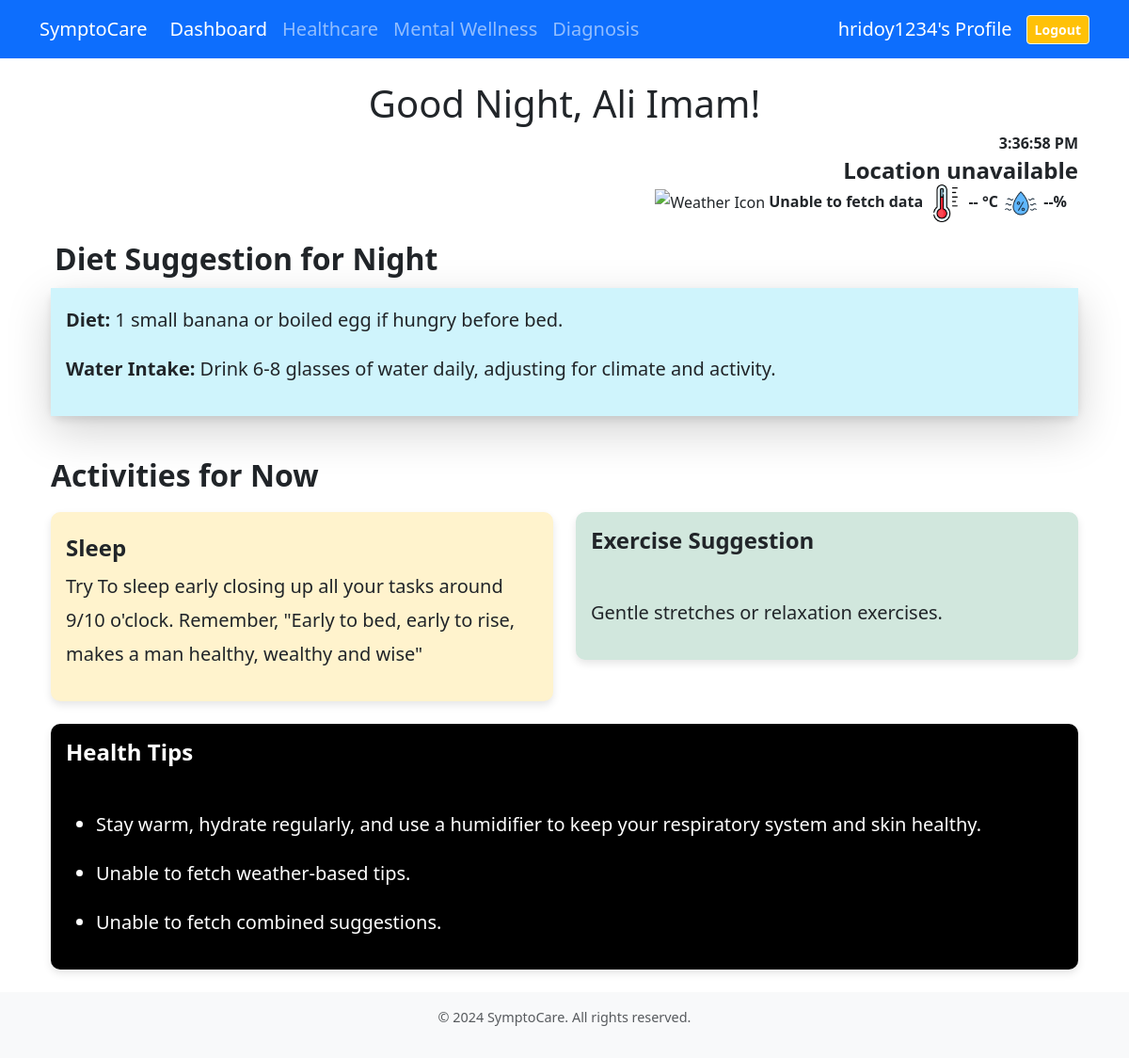
/dashbord/ (signed in), run on the app's committed database.
### dashbord/models.py (models this page shows, shortened)
class TimeBasedSuggestion(models.Model):
    TIME_PERIOD_CHOICES = [
        ('Morning', '6 AM - 10 AM'),
        ('Midday', '10 AM - 2 PM'),
        ('Afternoon', '2 PM - 6 PM'),
        ('Evening', '6 PM - 10 PM'),
        ('Night', '10 PM - 6 AM'),
    ]
    time_period = models.CharField(max_length=20, choices=TIME_PERIOD_CHOICES)
    bmi_category = models.ForeignKey(BMISuggestion, on_delete=models.CASCADE)
    diet_suggestion = models.TextField(help_text="Diet suggestions", blank=True)
    Exercise = models.CharField(max_length=150, help_text="Water intake suggestion", blank=True)
    disease = models.CharField(
        max_length=50,
        choices=[
            ('General', 'General'),
            ('Diabetes', 'Diabetes'),
            ('Heart Disease', 'Heart Disease'),
        ],
        help_text="Disease associated with this suggestion",
        default='General'
    )

class TimeBasedActivity(models.Model):
    ACTIVITY_CHOICES = [
        ('Deep Work', 'Deep Work'),
        ('Nap', 'Nap'),
        ('Sleep', 'Sleep'),
    ]
    time_period = models.CharField(
        max_length=20,
        choices=[
            ('Morning', '9 AM - 12 PM'),
            ('Afternoon', '1 PM - 3 PM'),
            ('Evening', '3 PM - 5 PM'),
            ('Night', '9 PM - 1 AM'),
        ],
        unique=True
    )
    activity_type = models.CharField(max_length=20, choices=ACTIVITY_CHOICES)
    suggestion_text = models.TextField()

### bmiInput/models.py (models this page shows, shortened)
class BMISuggestion(models.Model):
    CATEGORY_CHOICES = [
        ('Underweight', 'Underweight'),
        ('Normal', 'Normal'),
        ('Overweight', 'Overweight'),
        ('Obese', 'Obese')
    ]
    category = models.CharField(max_length=15, choices=CATEGORY_CHOICES, unique=True)
    diet_suggestion = models.TextField(default='No diet suggestion available')
    exercise_suggestion = models.TextField(default='No exercise suggestion available')
    water_intake_suggestion = models.TextField(default='No water intake suggestion available')
    sleep_suggestion = models.TextField(default='No sleep suggestion available')
    other_health_tips = models.TextField(blank=True, null=True)

### healthcare/models.py (models this page shows, shortened)
class SeasonalSuggestion(models.Model):
    season = models.ForeignKey(Season, on_delete=models.CASCADE, related_name="seasonal_suggestions")
    detailed_preventive_measures = models.TextField(help_text="Detailed suggestions for preventing seasonal diseases.")
    general_season_tips = models.CharField(max_length=255, help_text="Short tips for general health during the season.")
    additional_seasonal_advice = models.TextField(help_text="Additional health advice for this season.")

### dashbord/views.py (the view)
# urls.py: path('', views.dashbord,name="dashbord"),
def dashbord(request):
    if request.user.is_authenticated:
        try:
            user_profile = UserProfile.objects.get(user=request.user)
        except UserProfile.DoesNotExist:
            return render(request, 'dashbord/dashbord.html', {'error': 'Profile not found'})
        height = user_profile.height_value
        weight = user_profile.weight_value
        disease_history = user_profile.disease_history or "General"
        bmi_category = calculate_bmi(height, weight)
        try:
            suggestion = BMISuggestion.objects.get(category=bmi_category)
        except BMISuggestion.DoesNotExist:
            suggestion = None
        other_health_tips = suggestion.other_health_tips if suggestion else "No additional tips available."
        current_season = get_current_season()
        seasonal_suggestions = SeasonalSuggestion.objects.filter(season__name=current_season)
        current_hour = timezone.localtime().hour
        if 5 <= current_hour < 11:
            current_time_period = "Morning"
        elif 11 <= current_hour < 13:
            current_time_period = "Midday"
        elif 13 <= current_hour < 18:
            current_time_period = "Afternoon"
        elif 17 <= current_hour < 20:
            current_time_period = "Evening"
        else:
            current_time_period = "Night"
        current_suggestion = TimeBasedSuggestion.objects.filter(
            bmi_category__category=bmi_category,
            disease=disease_history,
            time_period=current_time_period
        ).first()
        time_based_activities = TimeBasedActivity.objects.filter(
            time_period=current_time_period
        )
        if 5 <= current_hour < 12:
            greeting = "Good Morning"
        elif 12 <= current_hour < 17:
            greeting = "Good Afternoon"
        elif 17 <= current_hour < 20:
            greeting = "Good Evening"
        else:
            greeting = "Good Night"
        return render(request, 'dashbord/dashbord.html', {
            'suggestion': suggestion,
            'current_time_period': current_time_period,
            'current_suggestion': current_suggestion,
            'time_based_activities': time_based_activities,
            'greeting': greeting,
            'other_health_tips':other_health_tips,
             'seasonal_suggestions': seasonal_suggestions,
        })
    return redirect('signin')

### dashbord/views.py (called while the page is built)
def calculate_bmi(height, weight):
    bmi = weight / (height ** 2)
    if bmi < 18.5:
        return 'Underweight'
    elif 18.5 <= bmi < 24.9:
        return 'Normal'
    elif 25 <= bmi < 29.9:
        return 'Overweight'
    else:
        return 'Obese'

### healthcare/models.py (called while the page is built)
    def __str__(self):
        return self.name

### healthcare/views.py (called while the page is built)
def get_current_season():
    current_month = now().month
    current_season = None
    current_season = Season.objects.filter(
        start_month__lte=current_month,
        end_month__gte=current_month
    ).first()
    if not current_season:
        if current_month == 12:  # December
            current_season = Season.objects.filter(name="Winter").first()
        elif current_month == 1 or current_month == 2:  # January and February
            current_season = Season.objects.filter(name="Winter").first()
    return current_season

### templates/dashbord/dashbord.html (shortened to what this page needs)
{% extends 'common_codes/interface.html' %}
{% load static %}
{% block main %}
    <div class="container ">
        <h1 class="text-center my-1 fs-1">{{ greeting }}, {{ user.first_name }}!</h1>
        <div class="row justify-content-end">
            <div class="col-md-14 ms-5">
                <div class=" text-end">
                    <div class="card-body d-flex flex-column ">
                        <div>
                        <strong id="currentTime" class="fs-6">Loading...</strong>
                        <h5 class="card-title">
                            <strong><span id="cityName" class="fs-4">Loading...</span></strong>
                        </h5>
                        </div>
                        <div class="container-sm">
                        <p class=" fs-6">
                            <img id="weatherIcon" src="" alt="Weather Icon" class="resize-icon">
                            <strong><span id="weatherDescription">Loading...</span></strong>
                            <img src="{% static 'images/thermometer.jpg' %}" alt="Temperature Icon" class="mx-2 mx-sm-0 resize-icon">
                            <strong><span id="temperature">--</span> °C</strong>
                            <img src="{% static 'images/humidity.jpg' %}" alt="Humidity Icon" class="mx-2 mx-sm-0 resize-icon">
                            <strong><span id="humidity">--</span>%</strong>
                        </p>
                    </div>
                    </div>
                </div>
            </div>
        </div>
        <div class="row">
            <div class="col-md-14 fs-5">
                <h2 class="p-1 text-left"><b>Diet Suggestion for {{ current_time_period }} </b></h2>
                <div class="card mb-1">
                    <div class="card-body bg-info-subtle shadow-lg ">
                        {% if current_suggestion %}
                            <p><strong>Diet:</strong> {{ current_suggestion.diet_suggestion }}</p>
                            <p><strong>Water Intake:</strong> {{ suggestion.water_intake_suggestion }}</p>
                        {% else %}
                            <p>No diet suggestion available for this time period.</p>
                        {% endif %}
                    </div>
                </div>
            </div>
        </div>
        <h2 class="section-header fs-2">Activities for Now</h2>
        <div class="row">
            <div class="col-md-6 fs-5">
                <div class="card mb-4 bg-warning-subtle">
                    <div class="card-body">
                        {% for activity in time_based_activities %}
                            <h4 class="fw-bold">{{ activity.activity_type }}</h4>
                            <p>{{ activity.suggestion_text }}</p>
                        {% empty %}
                            <h5>Quote of the day:</h5>
                            <p>Balance is not something you find, it's something you create.</p>
                        {% endfor %}
                    </div>
                </div>
            </div>
            <div class="col-md-6 fs-5 ">
                <div class="card mb-4 bg-success-subtle">
                    <div class="card-body">
                        <h5 class="card-title fw-bold">Exercise Suggestion</h5>
                        <br>
                        <p>{{ current_suggestion.Exercise }}</p>
                    </div>
                </div>
            </div>
        </div>
        <div class="card mb-4 bg-black fs-5 text-white">
            <div class="card-body">
                <h5 class="card-title">Health Tips</h5>
                <br>
                <ul>
                    <li>
                        {% if seasonal_suggestions %}
                            {% for suggestion in seasonal_suggestions %}
                                <p>{{ suggestion.general_season_tips }}</p>
                                 {% endfor %}
                            {% else %}
                                <p>No seasonal health tips available for this season.</p>
                            {% endif %}
                        </li>
                <li><p id="weatherBasedTips">Loading tips...</p></li>
                <li><p id="combinedTips">Loading suggestions...</p></li>
                </ul>
            </div>
        </div>
    </div>
{% endblock main %}

### templates/common_codes/interface.html (shortened to what this page needs)
{% load static %}
<!DOCTYPE html>
<html lang="en">
    <head>
        <link href="https://cdn.jsdelivr.net/npm/bootstrap@5.3.2/dist/css/bootstrap.min.css" rel="stylesheet">
        <link href="https://cdnjs.cloudflare.com/ajax/libs/font-awesome/5.15.4/css/all.min.css" rel="stylesheet">
    </head>
    <body>
        <nav class="navbar navbar-expand-lg navbar-dark bg-primary fs-5">
            <div class="container">
                <a class="navbar-brand" href="{% url 'dashbord' %}">SymptoCare</a>
                <div class="collapse navbar-collapse" id="navbarNav">
                    <ul class="navbar-nav me-auto">
                        <li class="nav-item">
                            <a class="nav-link {% if request.path == '/dashbord/' %}active{% endif %}" href="{% url 'dashbord' %}">Dashboard</a>
                          </li>
                        <li class="nav-item">
                            <a class="nav-link {% if request.path == '/healthcare/' %}active{% endif %}" href="{% url 'healthcare' %}">Healthcare</a>
                        </li>
                        <li class="nav-item">
                            <a class="nav-link {% if request.path == '/dashbord/m/' %}active{% endif %}" href="{% url 'mindfullness' %}">Mental Wellness</a>
                        </li>
                        <li class="nav-item">
                            <a class="nav-link {% if request.path == '/assessments/' %}active{% endif %}" href="{% url 'risk-measure' %}">Diagnosis</a>
                        </li>
                    </ul>
                    <div class="d-flex align-items-center ms-3">
                        <a href="{% url 'viewp' %}" class="profile-link">
                            <span>{{ user.username }}'s Profile</span>
                        </a>
                        <a href="{% url 'logout' %}" class="btn btn-sm btn-light btn-logout bg-warning text-white"><strong>Logout</strong></a>
                    </div>
                </div>
            </div>
        </nav>
        <main class="container mt-4">{% block main %}{% endblock main %}</main>
        <footer class="footer mt-auto py-3">
            <div class="container">
                <p class="text-muted">© 2024 SymptoCare. All rights reserved.</p>
            </div>
        </footer>
    </body>
</html>

### templates/common_codes/interface.html (style rules this page uses)
body { transition: background-color 0.3s ease, color 0.3s ease; --bs-font-size-lg: 1.25rem; --bs-font-size-sm: 0.775rem; }
.footer { background-color: #f8f9fa; padding: 20px 0; text-align: center; }
.profile-link { display: flex; align-items: center; color: white; text-decoration: none; }
.btn-logout { margin-left: 15px; }

### templates/dashbord/dashbord.html (style rules this page uses)
.card { border: none; border-radius: 10px; box-shadow: 0 4px 8px rgba(0, 0, 0, 0.1); }
.card-title { font-size: 1.5rem; font-weight: bold; }
.card-body { line-height: 1.8; }
.section-header { margin-top: 40px; margin-bottom: 20px; font-size: 1.8rem; font-weight: bold; }
.footer { margin-top: 40px; text-align: center; font-size: 0.9rem; color: #6c757d; }
.resize-icon { height: 40px; width: auto; object-fit: contain; }

### data on the page
TimeBasedSuggestion: diet_suggestion "1 small banana or boiled egg if hungry before bed.", Exercise "Gentle stretches or relaxation exercises."
BMISuggestion: water_intake_suggestion "Drink 6-8 glasses of water daily, adjusting for climate and activity."
TimeBasedActivity: activity_type "Sleep", suggestion_text "Try To sleep early closing up all your tasks around 9/10 o'clock. Remember, \"Early to bed, early to rise, makes a man healthy, wealthy and wise\""
SeasonalSuggestion: general_season_tips "Stay warm, hydrate regularly, and use a humidifier to keep your respiratory system and skin healthy."

### other printed values
{{ user.username }} "hridoy1234"
{{ greeting }} "Good Night"
{{ user.first_name }} "Ali Imam"
{{ current_time_period }} "Night"
